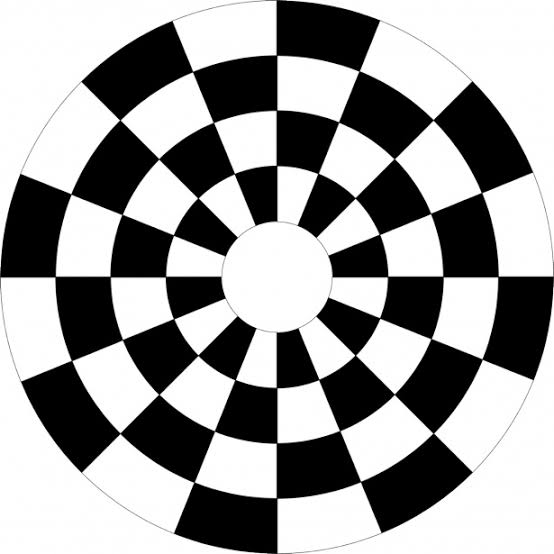
#> input picture rotulaçao/imagem.png, 554 x 554 px
$ python main.py
#> lines starting #> are read from the running program, lines starting #| are printed output that depends on the picture; after the words box and inside, x2 and y2 are one past the last pixel; in counts of white or black regions, pixels touching at a corner belong together
import cv2

def rotular_imagem(imagem):
    linhas = len(imagem)
    colunas = len(imagem[0])
    rotulos = [[0] * colunas for _ in range(linhas)]

    equivalencias = {}
    proximo_rotulo = 1

    def encontrar_raiz(rotulo):
        while equivalencias[rotulo] != rotulo:
            rotulo = equivalencias[rotulo]
        return rotulo

    for i in range(linhas):
        for j in range(colunas):
            if imagem[i][j] != 0:
                r = rotulos[i][j-1] if j > 0 else 0
                t = rotulos[i-1][j] if i > 0 else 0

                if r == 0 and t == 0:
                    rotulos[i][j] = proximo_rotulo
                    equivalencias[proximo_rotulo] = proximo_rotulo
                    proximo_rotulo += 1
                elif r != 0 and t == 0:
                    rotulos[i][j] = r
                elif r == 0 and t != 0:
                    rotulos[i][j] = t
                elif r != 0 and t != 0:
                    if r == t:
                        rotulos[i][j] = r
                    else:
                        rotulos[i][j] = r
                        raiz_r = encontrar_raiz(r)
                        raiz_t = encontrar_raiz(t)
                        if raiz_r != raiz_t:
                            equivalencias[max(raiz_r, raiz_t)] = min(raiz_r, raiz_t)

    for i in range(linhas):
        for j in range(colunas):
            if rotulos[i][j] != 0:
                rotulos[i][j] = encontrar_raiz(rotulos[i][j])

    return rotulos

nome_arquivo = 'imagem.png'

img_cinza = cv2.imread(nome_arquivo, cv2.IMREAD_GRAYSCALE)
#> img_cinza is the input picture: shape (554, 554); min 0, max 255, mean 157.4

if img_cinza is None:
    print(f"Erro: Não foi possível carregar a imagem '{nome_arquivo}'.")
else:
    _, img_binarizada = cv2.threshold(img_cinza, 127, 255, cv2.THRESH_BINARY)
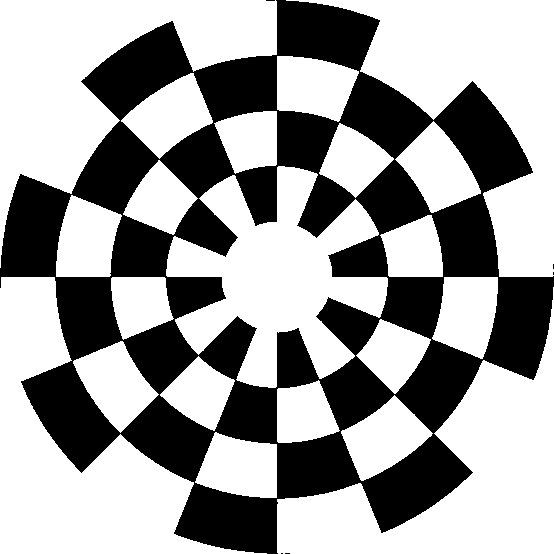
#> img_binarizada: shape (554, 554); 62% white; 6 black regions (5 under 20 px), largest, box (x1, y1, x2, y2) and area: (0, 0, 554, 554) 116517
    imagem_lista = img_binarizada.tolist()
#> imagem_lista = 554 items
    matriz_resultado = rotular_imagem(imagem_lista)
#> in rotular_imagem, `linhas = len(imagem)`: linhas = 554
#> in rotular_imagem, `rotulos = [[0] * colunas for _ in range(linhas)]`: rotulos = 554 items
#> after the loop in rotular_imagem, `for i in range(linhas):`: equivalencias = 728 items; proximo_rotulo = 729
#> matriz_resultado = 554 items

    rotulos_unicos = set()
    for linha in matriz_resultado:
        for pixel in linha:
            if pixel != 0:
                rotulos_unicos.add(pixel)
#> after the loop, rotulos_unicos = 21 items

    print(f"Total de objetos encontrados: {len(rotulos_unicos)}")
#| Total de objetos encontrados: 21
